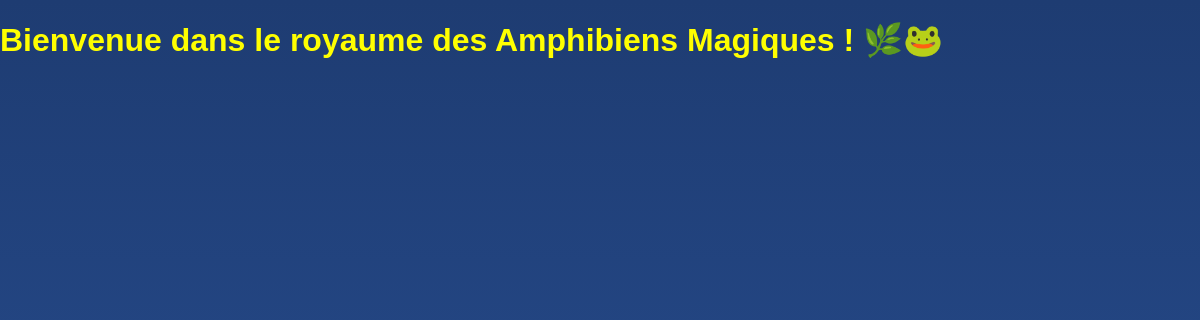
The page /pages/amphibiens.php on the database as committed earlier.
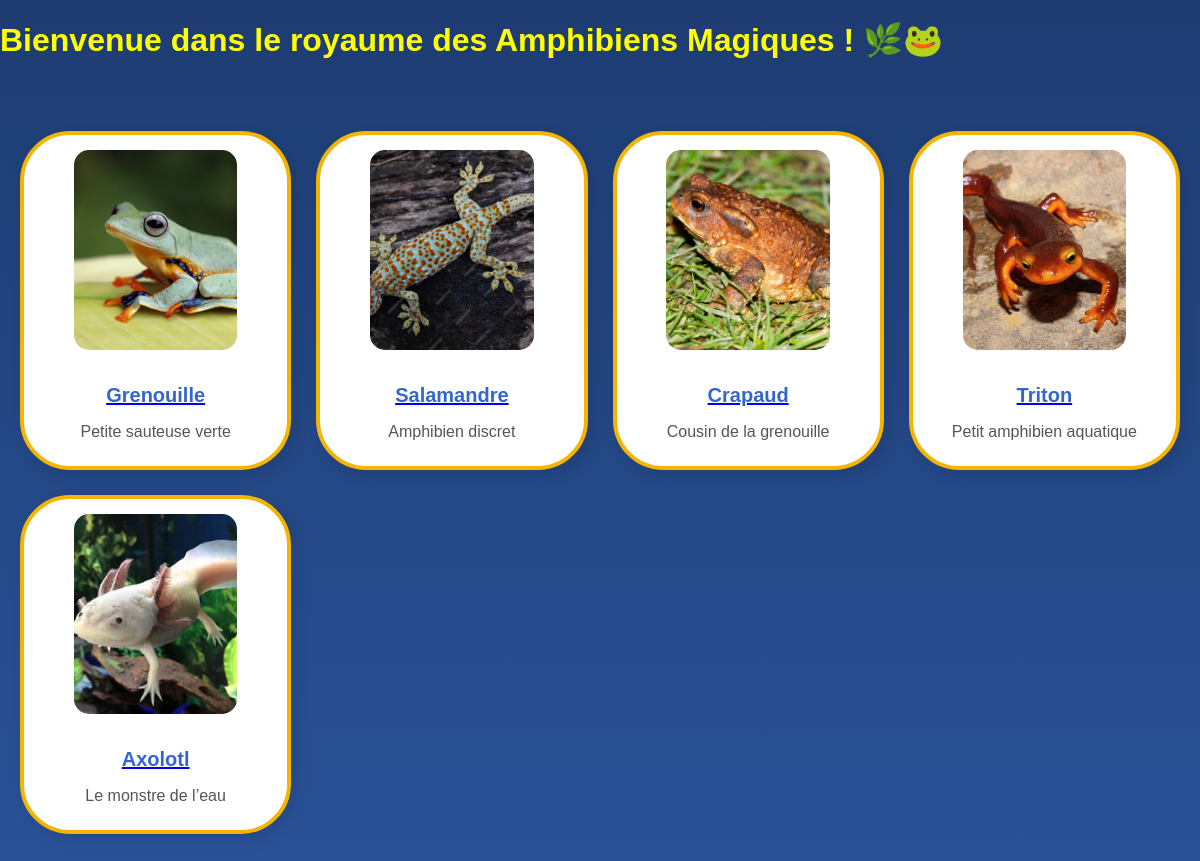
The same page on the database as committed later.
### tables this page shows
CREATE TABLE `animaux` (
  `id` int(11) NOT NULL,
  `nom` varchar(100) NOT NULL,
  `description` mediumtext NOT NULL,
  `image` varchar(255) DEFAULT NULL,
  `son` varchar(255) NOT NULL,
  `sous_titre` varchar(200) DEFAULT NULL,
  `taille` varchar(100) DEFAULT NULL,
  `nourriture` varchar(100) DEFAULT NULL,
  `type_alimentation` varchar(100) DEFAULT NULL,
  `habitat` varchar(200) DEFAULT NULL,
  `zone_geographique` varchar(100) DEFAULT NULL,
  `informations_complementaires` text DEFAULT NULL,
  `categorie` varchar(50) DEFAULT NULL
);

### pages/amphibiens.php (the view, shortened to what this page needs)
<?php
include '../database/db.php';
?>
<!DOCTYPE html>
<html>
<head>
    <link href="style_projet.css" rel="stylesheet">
</head>
<body class="animal-page">
    <h1>Bienvenue dans le royaume des Amphibiens Magiques ! 🌿🐸</h1>
    <div class="animals-grid">
      <?php
        $result = mysqli_query($conn, "SELECT * FROM animaux WHERE categorie = 'amphibien'");
        while ($row = mysqli_fetch_assoc($result)) {
            echo '<div class="anima">';
            echo '<a href="animal1.php?id=' . $row['id'] . '">';
            echo '<img src="../ressources/images/' . $row['image'] . '" width="200">';
            echo '<h3>' . $row['nom'] . '</h3>';
            echo '</a>';
            echo '<p>' . $row['sous_titre'] . '</p>';
            echo '</div>';
        }
      ?>
    </div>
</body>
</html>

### styles/style_projet.css (style rules this page uses)
body { background: linear-gradient(to bottom, #1e3c72, #2a5298); }
.animal-page h1 { color: yellow; }
.animals-grid { display: grid; grid-template-columns: repeat(auto-fit, minmax(250px, 1fr)); gap: 25px; padding: 50px 20px; max-width: 1200px; margin: auto; }
.anima { background-color: #fff; border: 4px solid #f4b400; border-radius: 50px; padding: 15px; text-align: center; box-shadow: 5px 5px 15px rgba(0, 0, 0, 0.1); transition: transform 0.3s ease, box-shadow 0.3s ease; }
.anima img { width: 70%; height: 200px; object-fit: cover; border-radius: 15px; margin-bottom: 10px; }
.anima h3 { font-size: 20px; color: #3366cc; margin-bottom: 10px; }
.anima p { font-size: 16px; color: #555; margin-bottom: 10px; }
.animal-page { background-color: #fff3b0; min-height: 100vh; padding: 20px; }
body.animal-page { font-family: 'Comic Sans MS', cursive, sans-serif; background-color: #fef8e7; color: #333; margin: 0; padding: 0; }

Rows that differ between the two databases and show on the page:
added animaux: image (picture), nom "Grenouille", sous_titre "Petite sauteuse verte"
added animaux: image (picture), nom "Salamandre", sous_titre "Amphibien discret"
added animaux: image (picture), nom "Crapaud", sous_titre "Cousin de la grenouille"
added animaux: image (picture), nom "Triton", sous_titre "Petit amphibien aquatique"
added animaux: image (picture), nom "Axolotl", sous_titre "Le monstre de l’eau"
